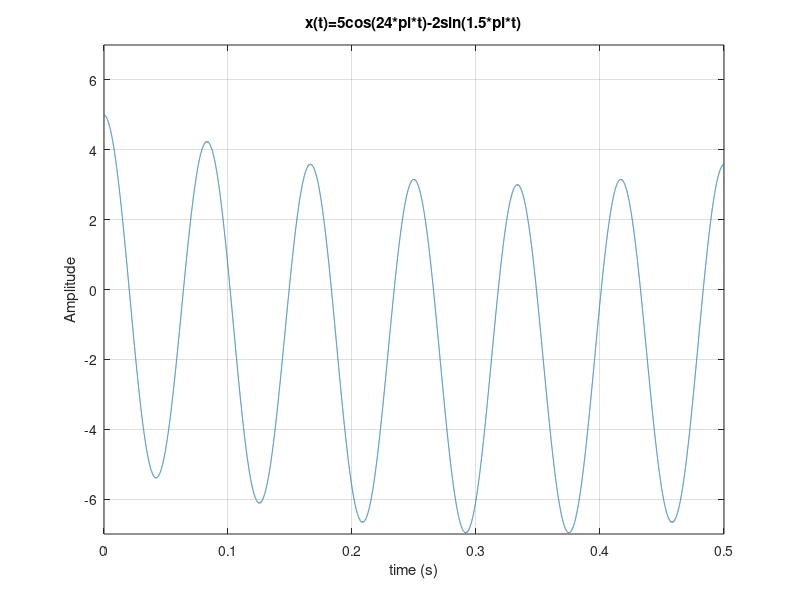
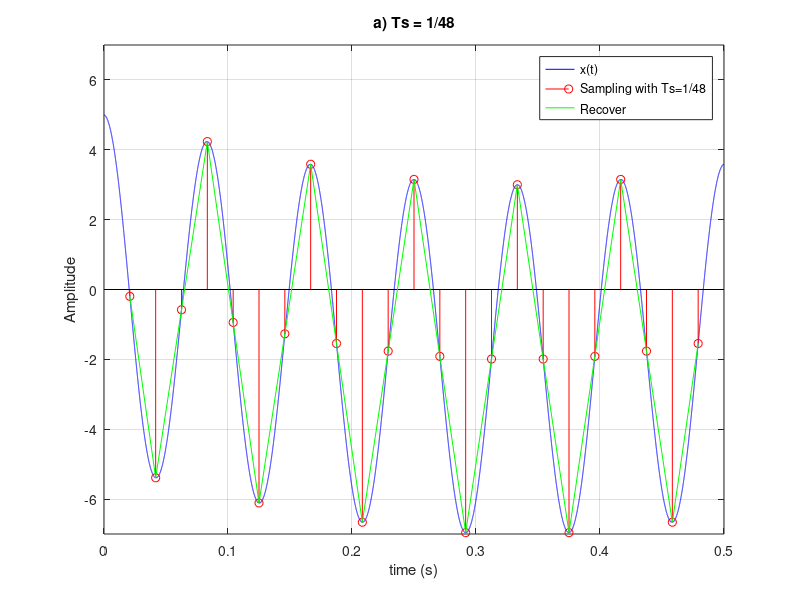
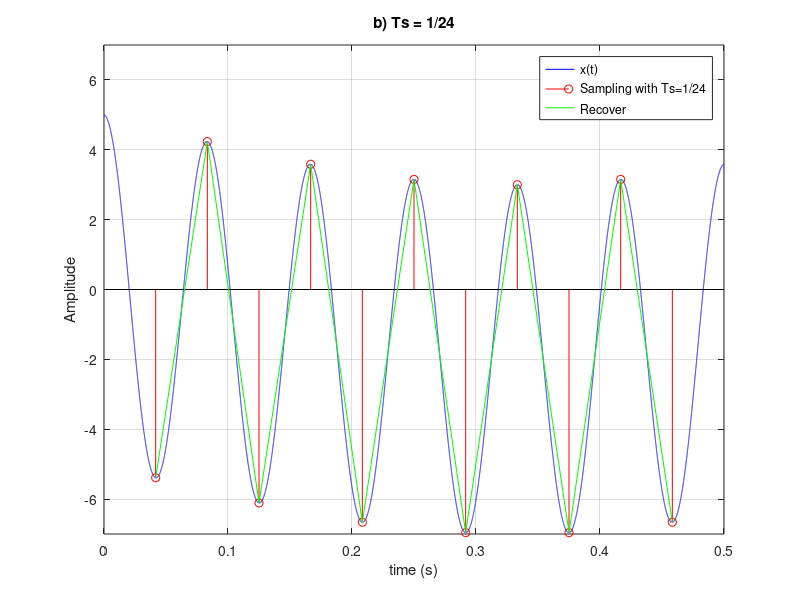
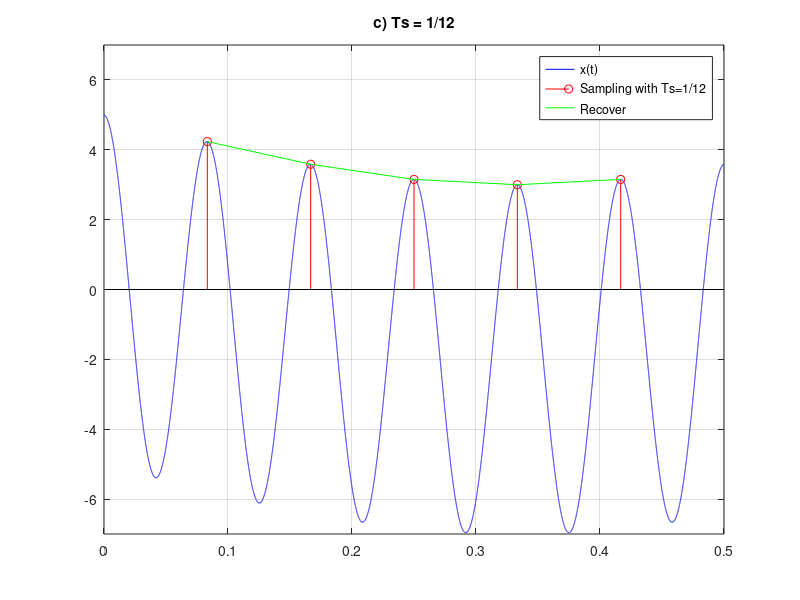

Write MATLAB code to recreate these figures, in order.
clear all;close all;clc;

%2
dt = 0.01*10^(-3);
t = dt:dt:500*10^(-3)-dt;
xt = 5*cos(24*pi*t) - 2*sin(1.5*pi*t);

%---------------Print graph-------------------
figure;
plot(t,xt);
axis([0 0.5 -7 7]);
xlabel('time (s)');
ylabel('Amplitude');
grid on;
title('x(t)=5cos(24*pi*t)-2sin(1.5*pi*t)');
hold off;

dTs1 = 1/48; Ts1 = dTs1:dTs1:500*10^(-3)-dTs1 ;
dTs2 = 1/24; Ts2 = dTs2:dTs2:500*10^(-3)-dTs2 ;
dTs3 = 1/12; Ts3 = dTs3:dTs3:500*10^(-3)-dTs3 ;

xa1 = 5*cos(24*pi*Ts1) - 2*sin(1.5*pi*Ts1);
xa2 = 5*cos(24*pi*Ts2) - 2*sin(1.5*pi*Ts2);
xa3 = 5*cos(24*pi*Ts3) - 2*sin(1.5*pi*Ts3);
%------------first sampling--------------
figure;
plot(t,xt,'-b');
axis([0 0.5 -7 7]);
xlabel('time (s)');
ylabel('Amplitude');
grid on;
hold on;
title('a) Ts = 1/48');
stem(Ts1,xa1, '-r');
plot(Ts1,xa1,'-g');
legend('x(t)','Sampling with Ts=1/48','Recover');
hold off;
%------------second sampling--------------
figure;
plot(t,xt,'-b');
axis([0 0.5 -7 7]);
xlabel('time (s)');
ylabel('Amplitude');
grid on;
hold on;
stem(Ts2,xa2,'-r');
title('b) Ts = 1/24');
plot(Ts2,xa2,'-g');
legend('x(t)','Sampling with Ts=1/24','Recover');
hold off;
%------------third sampling--------------
figure;
plot(t,xt,'-b');
axis([0 0.5 -7 7]);
grid on;
hold on;
title('c) Ts = 1/12');
stem(Ts3,xa3,'-r');
axis([0 0.5 -7 7]);
plot(Ts3,xa3,'-g');
legend('x(t)','Sampling with Ts=1/12','Recover');
hold off;
%----sampling with Ts form team number-----
As = 51; %we are team number 51
dTs0 = 1/As; Ts0 = dTs0:dTs0:500*10^(-3)-dTs0 ;
xa0 = 5*cos(24*pi*Ts0) - 2*sin(1.5*pi*Ts0);

figure;
plot(t,xt,'-b');
axis([0 0.5 -7 7]);
xlabel('time (s)');
ylabel('Amplitude');
grid on;
hold on;
title('d) Ts = 1/51 , 51 is the number of the team');
stem(Ts0,xa0,'-r');
plot(Ts0,xa0,'-g');
legend('x(t)','Sampling with Ts=1/51','Recover');
hold off;
